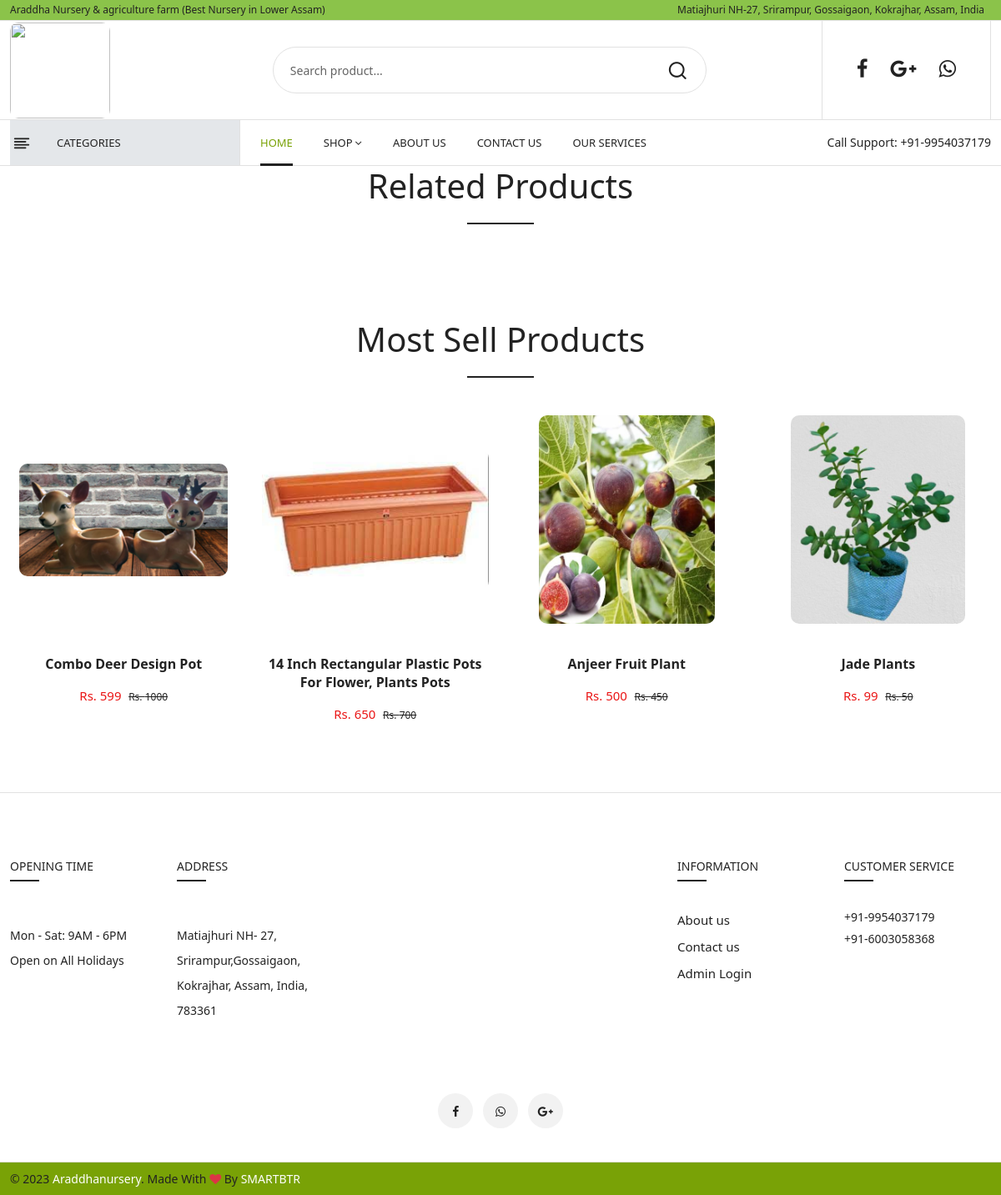
Page /pages/subcat.php on the committed database.
### tables this page shows
CREATE TABLE `plants` (
  `plant_id` int(224) NOT NULL,
  `cat_id` int(224) NOT NULL,
  `subCat_id` int(224) NOT NULL,
  `category` varchar(224) NOT NULL,
  `subcategories` varchar(224) NOT NULL,
  `plantname` varchar(224) NOT NULL,
  `description` varchar(500) NOT NULL,
  `image1` varchar(224) NOT NULL,
  `image2` varchar(224) NOT NULL,
  `image3` varchar(224) NOT NULL,
  `price` varchar(224) NOT NULL,
  `discount_price` varchar(224) NOT NULL,
  `status` varchar(224) NOT NULL,
  `date_uploaded` date NOT NULL
);

### classes/DbConfig.php (called while the page is built)
<?php
  class DbConfig  {
      protected $servername='localhost';
      protected $username="root";
      protected $password="";
    public function connect() {
        try {
          	$connection = new PDO("mysql:host=$this->servername;dbname=araddha",$this->username,$this->password);
          	$connection -> setAttribute(PDO::ATTR_ERRMODE,PDO::ERRMODE_EXCEPTION);
            return $connection;
          } catch(PDOException $e) {
          	echo '<br>'.$e->getMessage();
          }
    }
  }
?>

### classes/Crud.php (called while the page is built, shortened)
<?php
  require_once 'DbConfig.php';
  class Crud extends DbConfig {
    public function Read($TableName, $Condition) {
      $sql = "SELECT * FROM ".$TableName." WHERE ".$Condition;
      $stmt = $this->connect()->prepare($sql);
      $stmtExec = $stmt -> execute();
      if ($stmtExec) {
        $Data = $stmt -> fetchAll(PDO:: FETCH_ASSOC);
        return $Data;
      } else {
        echo "An Error Occured.";
      }
    }
  }
?>

### pages/subcat.php (the view, shortened to what this page needs)
<?php include("../include/header.php"); ?>
<section class="product_area related_products">
   <div class="container">
      <div class="row">
         <div class="col-12">
            <div class="section_title">
               <h2>Related Products </h2>
            </div>
         </div>
      </div>
   </div>
</section>
<section class="product_area upsell_products">
   <div class="container">
      <div class="row">
         <div class="col-12">
            <div class="section_title">
               <h2>Most Sell Products </h2>
            </div>
         </div>
      </div>
      <div class="row">
         <div class="product_carousel product_column4 owl-carousel">
            <?php
               $sell=$crud->Read("plants", "price>='500'");
               if($sell){
                              foreach($sell as $skKey){
                                   $sellImage=$skKey['image1'];
                                   $name=$skKey['plantname'];
                                   $sell3=$skKey['price'];
                                   $sell4=$skKey['discount_price'];
                ?>
            <div class="col-lg-3">
               <article class="single_product">
                  <figure>
                     <div class="product_thumb">
                        <a class="primary_img" href="product-details.php?plant_id=<?php echo $skKey['plant_id']?>"><img
                           src="../admin/images/<?php echo $sellImage?>" alt=""></a>
                     </div>
                     <figcaption class="product_content">
                        <h4 class="product_name"><a href="product-details.php"><?php echo $name?></a></h4>
                        <div class="price_box">
                           <span class="current_price">Rs. <?php echo $sell3?></span>
                           <span class="old_price">Rs. <?php echo $sell4?></span>
                        </div>
                     </figcaption>
                  </figure>
               </article>
            </div>
            <?php }}?>
         </div>
      </div>
   </div>
</section>
<?php include("../include/footer.php"); ?>

### rows in the picture
plants: image1 (picture), plantname "Combo Deer Design Pot", price "599", discount_price "1000"
plants: image1 (picture), plantname "14 Inch Rectangular Plastic Pots For Flower, Plants Pots", price "650", discount_price "700"
plants: image1 (picture), plantname "Anjeer Fruit Plant", price "500", discount_price "450"
plants: image1 (picture), plantname "Jade Plants", price "99", discount_price "50"
